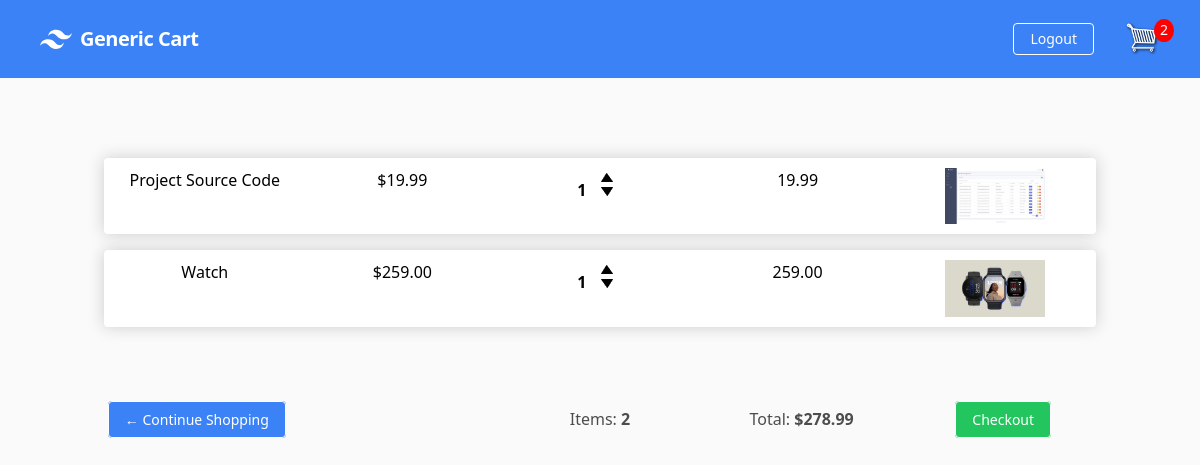
/cart/ (signed in), run on an earlier commit of the app's database.
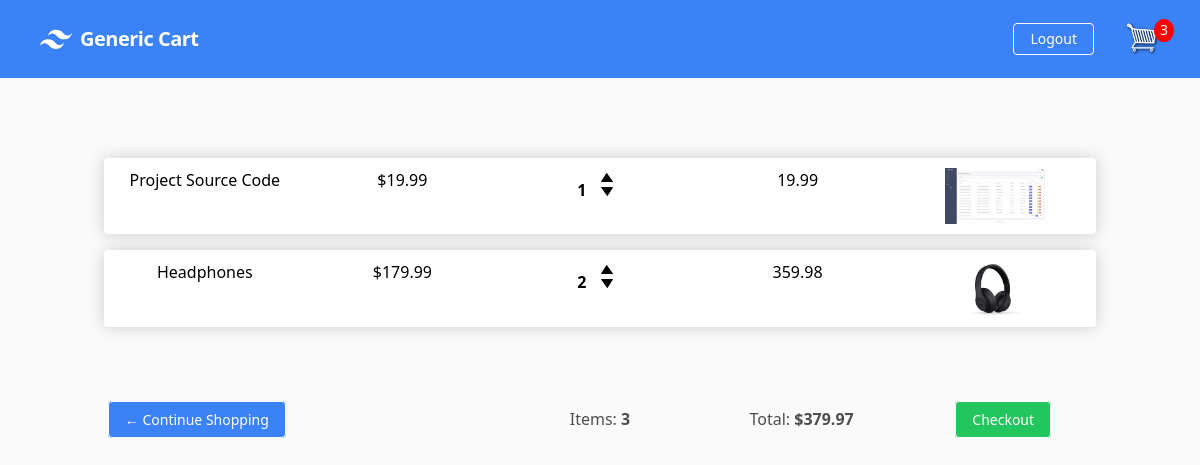
And on a later commit of the database.
### store/models.py (models this page shows, shortened)
class OrderItem(models.Model):
    product = models.ForeignKey(Product, on_delete=models.SET_NULL, blank=True, null=True)
    order = models.ForeignKey(Order, on_delete=models.SET_NULL, blank=True, null=True)
    quantity = models.IntegerField(default=0, null=True, blank=True)
    date_added = models.DateTimeField(auto_now_add=True)
    @property
    def get_total(self):
        total = self.product.price * self.quantity
        return total

class Product(models.Model):
    name = models.CharField(max_length=200, null=True)
    price = models.DecimalField(max_digits=7, decimal_places=2)
    digital = models.BooleanField(default=False, null=True, blank=False)
    image = models.ImageField(null=True, blank=True)
    @property
    def imageURL(self):
        try:
            url = self.image.url
        except:
            url = ''
        return url

class Order(models.Model):
    customer = models.ForeignKey(Customer, on_delete=models.SET_NULL, blank=True, null=True)
    date_ordered = models.DateTimeField(auto_now_add=True)
    complete = models.BooleanField(default=False, null=True, blank=False)
    transaction_id = models.CharField(max_length=200, null=True)
    @property
    def get_cart_total(self):
        orderitems = self.orderitem_set.all()
        total = sum([item.get_total for item in orderitems])
        return total
    @property
    def get_cart_items(self):
        orderitems = self.orderitem_set.all()
        total = sum([item.quantity for item in orderitems])
        return total

### store/views.py (the view)
# urls.py: path('cart/', views.cart, name='cart'),
def cart(request):
    data = cartData(request)
    order = data['order']
    items = data['items']
    cartItems = data['cartItems']
    context = {'items': items, 'order': order, 'cartItems': cartItems}
    return render(request, 'store/cart.html', context)

### store/utils.py (called while the page is built)
def cartData(request):
    if request.user.is_authenticated:
        customer = request.user.customer
        order, created = Order.objects.get_or_create(
            customer=customer, complete=False)
        items = order.orderitem_set.all()
        cartItems = order.get_cart_items
    else:
        cookieData = cookieCart(request)
        order = cookieData['order']
        items = cookieData['items']
        cartItems = cookieData['cartItems']
    return {'items': items, 'order': order, 'cartItems': cartItems}

### templates/store/cart.html (shortened to what this page needs)
{% extends 'base.html' %}
{% load static %}
{% block content %}
{% for item in items %}
<div class="grid grid-cols-5 gap-4 justify-items-center box-element lg:mx-20 mb-4">
    <div style="flex:2"><p>{{ item.product.name }}</p></div>
    <div style="flex:1"><p>${{ item.product.price|floatformat:2 }}</p></div>
    <div style="flex:1">
        <p class="quantity">{{ item.quantity }}</p>
        <div class="quantity">
            <img
                data-product="{{item.product.id}}"
                data-action="add"
                src="{% static 'images/arrow-up.png' %}"
                class="chg-quantity update-cart"
            >
            <img
                data-product="{{item.product.id}}"
                data-action="remove"
                src="{% static 'images/arrow-down.png' %}"
                class="chg-quantity update-cart"
            >
        </div>
    </div>
    <div class="flex-1"><p>{{ item.get_total }}</p></div>
    <div style="flex:2"><img src="{{ item.product.imageURL }}" class="row-image"></div>
</div>
{% endfor %}
<div class="grid justify-items-center lg:grid-cols-5 gap-4 mx-20 mt-20">
    <div>
        <a href="{% url 'store' %}"
            class="bg-blue-500 text-sm px-4 py-2 border rounded text-white border-white hover:border-teal-500 hover:text-teal-500 hover:bg-white">
            &#x2190; Continue Shopping
        </a>
    </div>
    <div>
        <h5>Items: <strong>{{ order.get_cart_items }}</strong></h5>
    </div>
    <div>
        <h5>Total: <strong>${{ order.get_cart_total|floatformat:2 }}</strong></h5>
    </div>
    <div class="mt-6 lg:mt-0">
        <a href="{% url 'checkout' %}"
            class="bg-green-500 text-sm px-4 py-2 border rounded text-white border-white hover:border-teal-500 hover:text-teal-500 hover:bg-white">
            Checkout
        </a>
    </div>
</div>
{% endblock %}

### templates/base.html (shortened to what this page needs)
<!DOCTYPE html>
{% load static %}
<html lang="en">
<head>
    <script src="https://cdn.tailwindcss.com"></script>
    <link rel="stylesheet" href="{% static 'css/base.css' %}">
</head>
<body>
    <nav class="flex items-center justify-between flex bg-blue-500 px-10">
        <div class="flex items-center flex-shrink-0 text-white">
            <a href="{% url 'store' %}">
                <span class="font-semibold text-xl tracking-tight">Generic Cart</span>
            </a>
        </div>
        <div class="w-full block flex-grow flex items-center w-auto">
            <div class="menu-right flex items-center space-x-4 y-0">
                {% if user.is_authenticated %}
                <a href="{% url 'logout' %}"
                    class="inline-block text-sm px-4 py-2 leading-none border rounded text-white border-white hover:border-transparent hover:text-teal-500 hover:bg-white lg:mt-0">
                    Logout
                </a>
                {% endif %}
                <a href="{% url 'cart' %}">
                    <img class="mt-5" width="54" height="54" viewBox="0 0 54 54" id="cart-icon" src="{% static 'images/cart.png' %}">
                    <p class="absolute bottom-9 left-11" id="cart-total">{{ cartItems }}</p>
                </a>
            </div>
        </div>
    </nav>
    <div class="px-6 py-20">
        {% block content %}
        {% endblock %}
    </div>
</body>
</html>

### static/css/base.css (style rules this page uses)
body { background-color: hsl(0, 0%, 98%); }
h1, h2, h3, h4, h5, h6 { color: hsl(0, 0%, 30%); }
.box-element { box-shadow: hsl(0, 0%, 80%) 0 0 16px; background-color: #fff; border-radius: 4px; padding: 10px; }
#cart-icon { width: 35px; margin-left: 15px; }
#cart-total { position: relative; text-align: center; color: #fff; background-color: red; width: 20px; height: 23px; border-radius: 50%; font-size: 14px; }
.row-image { width: 100px; }
.quantity { display: inline-block; font-weight: 700; padding-right: 10px; }
.chg-quantity { width: 12px; cursor: pointer; display: block; margin-top: 5px; transition: .1s; }

What changed in the data, as far as the page shows it:
removed OrderItem: product.name "Watch", product.price "259.00", quantity "1", get_total "259.00", product.imageURL (picture)
added OrderItem: product.name "Headphones", product.price "179.99", quantity "2", get_total "359.98", product.imageURL (picture)
computed for Order: get_cart_items "2" → "3"; get_cart_total "278.99" → "379.97"
Also different on the page:
{{ cartItems }}: "2" → "3"
